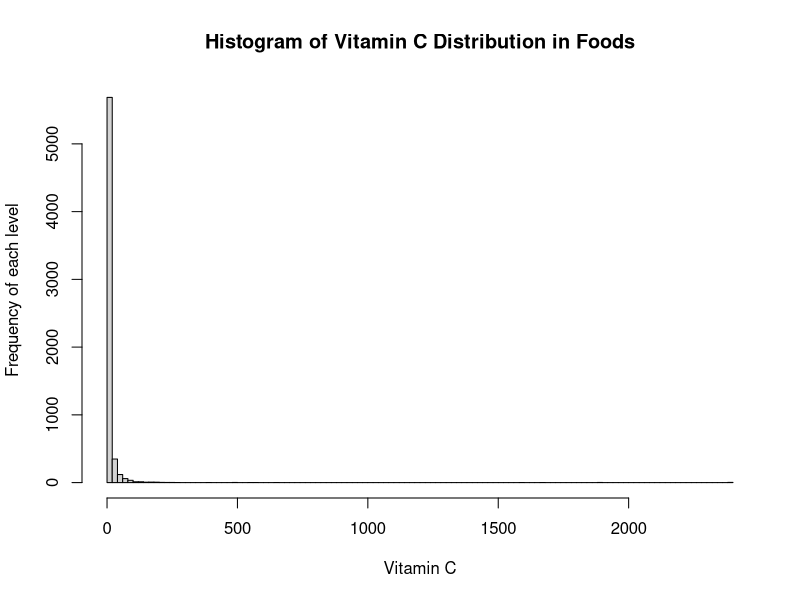
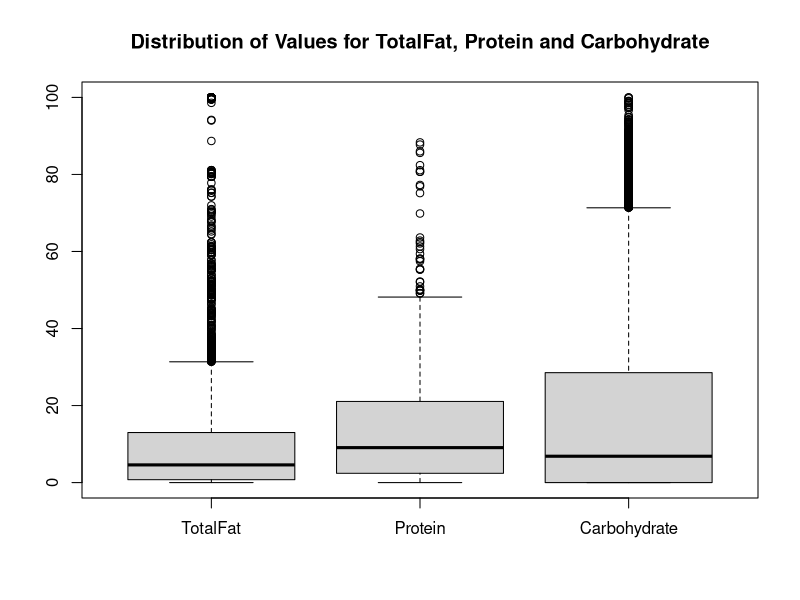
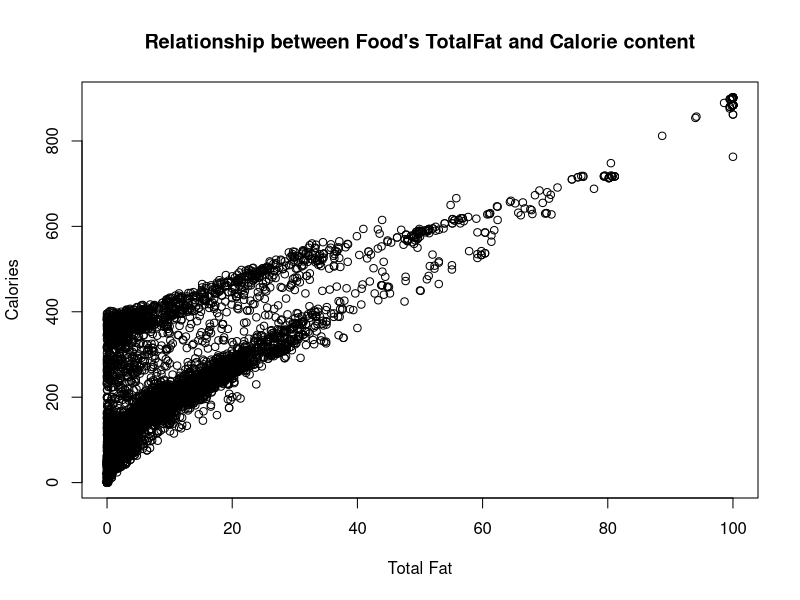

Recreate these plots in R, in order.
## ---- chunk 1
dfMacro <- read.csv("USDA_Macronutrients.csv")
dfMicro <- read.csv("USDA_Micronutrients.csv")
## ---- chunk 2
USDA <- merge(dfMacro, dfMicro, by="ID")
## ---- chunk 3
# check datatype of attributes
sapply(USDA, class)

# substitute commas with periods
USDA$Sodium <- sub(',','',USDA$Sodium)
USDA$Potassium <- sub(',','',USDA$Potassium)

# change sodium and potassium to numeric
USDA$Sodium <- as.numeric(USDA$Sodium)
USDA$Potassium <- as.numeric(USDA$Potassium)

# double check to make sure the datatype change is good.
is.numeric(sapply(USDA$Sodium, as.numeric))
is.numeric(sapply(USDA$Potassium, as.numeric))
## ---- chunk 4
USDA.nacount <- apply(USDA,1, function(x) sum(is.na(x)))
USDATrim <- USDA[USDA.nacount <= 4,]
nrow(USDATrim)
# 6887 records
## ---- chunk 5
sugarMean <- mean(USDATrim$Sugar, na.rm=T)
vitEMean <- mean(USDATrim$VitaminE, na.rm=T)
vitDMean <- mean(USDATrim$VitaminD, na.rm=T)
USDATrim[is.na(USDATrim$Sugar),'Sugar'] <- sugarMean
USDATrim[is.na(USDATrim$VitaminE),'VitaminE'] <- vitEMean
USDATrim[is.na(USDATrim$VitaminD),'VitaminD'] <- vitDMean
## ---- chunk 6
USDAClean <- na.omit(USDATrim)
nrow(USDAClean)
# 6310 records
## ---- chunk 7
head(USDAClean[order(USDAClean$Sodium, decreasing = T),],1)
# ID 2047 has the highest Sodium of 38758
## ---- chunk 8
hist(USDAClean$VitaminC, breaks = 100, xlab = "Vitamin C", ylab= "Frequency of each level", main="Histogram of Vitamin C Distribution in Foods" )
## ---- chunk 9
TPCdata <- list(USDAClean$TotalFat, USDAClean$Protein, USDAClean$Carbohydrate)
names(TPCdata) <- c("TotalFat", "Protein", "Carbohydrate")
boxplot(TPCdata, main="Distribution of Values for TotalFat, Protein and Carbohydrate")
## ---- chunk 10
plot(USDAClean$Calories~USDAClean$TotalFat, main="Relationship between Food's TotalFat and Calorie content", ylab="Calories", xlab="Total Fat")
## ---- chunk 11
USDAClean$HighSodium <- ifelse(USDAClean$Sodium > mean(USDAClean$Sodium), 1, 0 )
USDAClean$HighCalories <- ifelse(USDAClean$Calories > mean(USDAClean$Calories), 1, 0 )
USDAClean$HighProtein <- ifelse(USDAClean$Protein > mean(USDAClean$Protein), 1, 0 )
USDAClean$HighSugar <- ifelse(USDAClean$Sugar > mean(USDAClean$Sugar), 1, 0 )
USDAClean$HighTotalFat <- ifelse(USDAClean$TotalFat > mean(USDAClean$TotalFat), 1, 0 )
nrow(USDAClean[(USDAClean$HighSodium == 1 & USDAClean$HighTotalFat == 1),])
# 644 foods high sodium and high fat.
## ---- chunk 12
mean(USDAClean$Iron[USDAClean$HighProtein == 1],)
mean(USDAClean$Iron[USDAClean$HighProtein == 0],)
# 3.069541 Iron for High Protein
# 2.696634 Iron for Low Protein
## ---- chunk 13


# require(jpeg)
# img<-readJPEG("HealthCheck.jpg")
# plot(1:4, ty = 'n', ann = F, xaxt = 'n', yaxt = 'n')
# rasterImage(img,1,1,4,4)
## ---- chunk 14
healthCheck <- function(arg1) {
  # FALSE = healthy
  # TRUE = unhealthy
  return (prod(arg1));
}

## ---- chunk 15
# True = Failed HealthCheck
# False = Pass HealthCheck
USDAClean$HealthCheck <- apply(USDAClean[,c("HighSodium","HighSugar","HighTotalFat")],1, function(x) as.logical(healthCheck(x)))
## ---- chunk 16
nrow(USDAClean[USDAClean$HealthCheck==T,])
# 237
## ---- chunk 17
write.csv(USDAClean,"USDAclean_Lee.csv")
